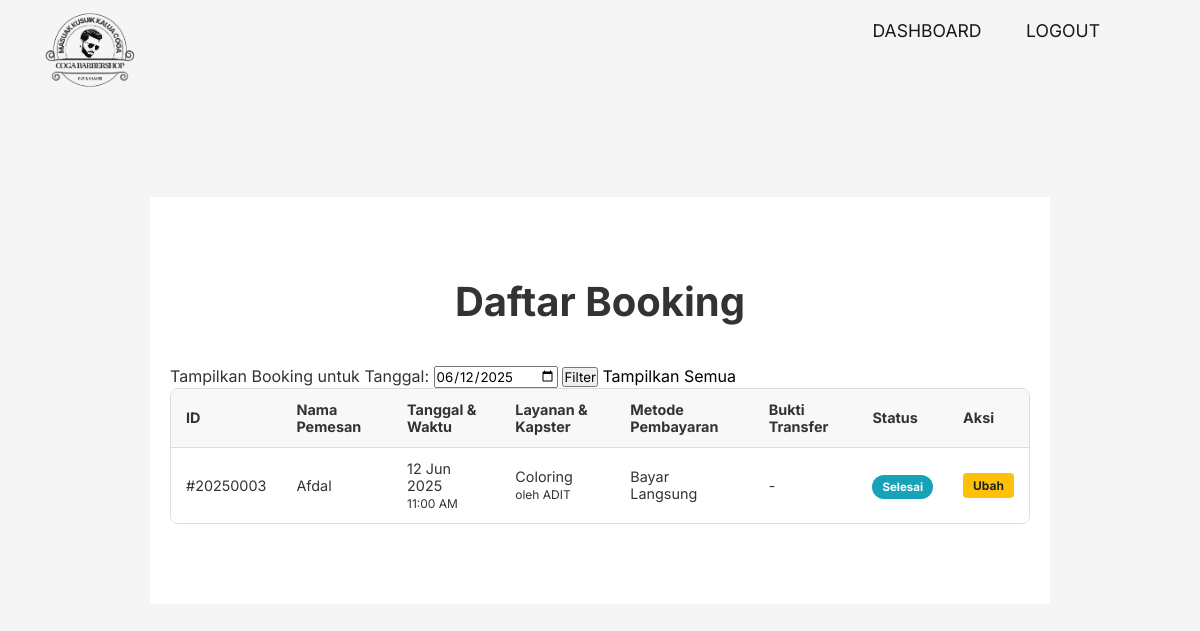
Page /admin_page.php?tanggal=2025-06-12 (signed in) on the committed database.
### tables this page shows
CREATE TABLE `bookings` (
  `id_booking` int(11) NOT NULL,
  `user_id` int(11) NOT NULL,
  `id_service` char(5) NOT NULL,
  `id_kapster` char(5) NOT NULL,
  `id_slot` int(11) NOT NULL,
  `id_metode` int(11) NOT NULL,
  `tanggal_booking` date NOT NULL,
  `total_harga` int(11) NOT NULL,
  `bukti_transfer` varchar(255) DEFAULT NULL,
  `status_booking` enum('Menunggu Konfirmasi','Dikonfirmasi','Selesai','Batal') DEFAULT 'Menunggu Konfirmasi',
  `tanggal_dibuat` timestamp NOT NULL DEFAULT current_timestamp()
);

CREATE TABLE `users` (
  `user_id` int(11) NOT NULL,
  `full_name` varchar(255) NOT NULL,
  `email` varchar(255) NOT NULL,
  `phone_number` varchar(50) DEFAULT NULL,
  `password` varchar(255) NOT NULL,
  `role` enum('user','admin') NOT NULL DEFAULT 'user',
  `created_at` timestamp NOT NULL DEFAULT current_timestamp()
);

CREATE TABLE `slot_waktu` (
  `id_slot` int(11) NOT NULL,
  `jam` time NOT NULL
);

CREATE TABLE `services` (
  `id_service` char(5) NOT NULL,
  `nama_service` varchar(100) NOT NULL,
  `harga` int(11) NOT NULL
);

CREATE TABLE `kapsters` (
  `id_kapster` char(5) NOT NULL,
  `nama_kapster` varchar(100) NOT NULL
);

CREATE TABLE `metode_pembayaran` (
  `id_metode` int(11) NOT NULL,
  `nama_metode` varchar(50) NOT NULL,
  `is_active` tinyint(1) NOT NULL DEFAULT 1
);

### admin_page.php (the view, shortened to what this page needs)
<?php
    require 'koneksi.php';
    $filtered_date = $_GET['tanggal'] ?? '';
    $sql_all_bookings = "SELECT
                            b.id_booking, b.tanggal_booking, b.status_booking, b.bukti_transfer,
                            s.nama_service, k.nama_kapster, sw.jam,
                            u.full_name AS nama_pemesan,
                            mp.nama_metode
                        FROM bookings b
                        JOIN users u ON b.user_id = u.user_id
                        JOIN services s ON b.id_service = s.id_service
                        JOIN kapsters k ON b.id_kapster = k.id_kapster
                        JOIN slot_waktu sw ON b.id_slot = sw.id_slot
                        LEFT JOIN metode_pembayaran mp ON b.id_metode = mp.id_metode";
    if (!empty($filtered_date)) {
        $sql_all_bookings .= " WHERE b.tanggal_booking = ?";
    }
    $sql_all_bookings .= " ORDER BY b.tanggal_booking DESC, sw.jam DESC";
    $stmt = $conn->prepare($sql_all_bookings);
    if (!empty($filtered_date)) {
        $stmt->bind_param("s", $filtered_date);
    }
    $stmt->execute();
    $result = $stmt->get_result();
    $all_bookings = $result->fetch_all(MYSQLI_ASSOC);
?>
<!DOCTYPE html>
<html lang="en">
<head>
    <link rel="stylesheet" href="style.css">
</head>
<body>
    <header>
        <div class="logo-container">
            <img src="gambar/logo.png" alt="Coga Barbershop Logo" class="logo-image">
        </div>
        <nav class="navigation">
            <a href="admin_page.php">DASHBOARD</a>
            <a href="logout.php">LOGOUT</a>
        </nav>
    </header>
    <section class="history-section">
        <div class="container">
            <h2>Daftar Booking</h2>
            <form action="admin_page.php" method="GET" class="filter-form">
                <div class="form-group">
                    <label for="tanggal">Tampilkan Booking untuk Tanggal:</label>
                    <input type="date" id="tanggal" name="tanggal" value="<?php echo htmlspecialchars($filtered_date); ?>">
                    <button type="submit" class="filter-btn">Filter</button>
                    <a href="admin_page.php" class="reset-btn">Tampilkan Semua</a>
                </div>
            </form>
            <div class="table-responsive">
                <table class="history-table">
                    <thead>
                        <tr>
                            <th>ID</th>
                            <th>Nama Pemesan</th>
                            <th>Tanggal & Waktu</th>
                            <th>Layanan & Kapster</th>
                            <th>Metode Pembayaran</th>
                            <th>Bukti Transfer</th>
                            <th>Status</th>
                            <th>Aksi</th>
                        </tr>
                    </thead>
                    <tbody>
                        <?php if (empty($all_bookings)): ?>
                            <tr>
                                <td colspan="8" style="text-align:center;">Tidak ada data booking untuk tanggal yang dipilih.</td>
                            </tr>
                        <?php else: ?>
                            <?php foreach ($all_bookings as $booking): ?>
                                <tr>
                                    <td>#<?php echo $booking['id_booking']; ?></td>
                                    <td><?php echo htmlspecialchars($booking['nama_pemesan']); ?></td>
                                    <td><?php echo date("d M Y", strtotime($booking['tanggal_booking'])); ?><br><small><?php echo date("h:i A", strtotime($booking['jam'])); ?></small></td>
                                    <td><?php echo htmlspecialchars($booking['nama_service']); ?><br><small>oleh <?php echo htmlspecialchars($booking['nama_kapster']); ?></small></td>
                                    <td><?php echo htmlspecialchars($booking['nama_metode'] ?? '-'); ?></td>
                                    <td>
                                        <?php if (!empty($booking['bukti_transfer'])): ?>
                                            <a href="uploads/<?php echo htmlspecialchars($booking['bukti_transfer']); ?>" target="_blank">Lihat Bukti</a>
                                        <?php else: ?>
                                            -
                                        <?php endif; ?>
                                    </td>
                                    <td>
                                        <span class="status-badge status-<?php echo strtolower(str_replace(' ', '-', $booking['status_booking'])); ?>">
                                            <?php echo htmlspecialchars($booking['status_booking']); ?>
                                        </span>
                                    </td>
                                    <td>
                                        <a href="edit_booking.php?id=<?php echo $booking['id_booking']; ?>" class="btn-edit">Ubah</a>
                                    </td>
                                </tr>
                            <?php endforeach; ?>
                        <?php endif; ?>
                    </tbody>
                </table>
            </div>
        </div>
    </section>
</body>
</html>

### style.css (style rules this page uses)
* { margin: 0; padding: 0; box-sizing: border-box; font-family: 'Inter', sans-serif; }
html { scroll-behavior: smooth; }
body { display: flex; flex-direction: column; justify-content: center; align-items: center; min-height: 100vh; background: whitesmoke; }
header { position: fixed; top: 0; left: 0; width: 100%; padding: 20px 100px; display: flex; justify-content: space-between; align-items: center; z-index: 10; background: whitesmoke; backdrop-filter: blur(5px); }
.logo-container { display: flex; align-items: center; }
.logo-image { position: absolute; left: 40px; top: 0px; width: 100px; height: 100px; }
.navigation a { position: relative; font-size: 1.1em; color: rgba(0, 0, 0, 0.9); text-decoration: none; font-weight: 400; margin-left: 40px; }
.navigation a::after { content: ''; position: absolute; left: 0; bottom: -6px; width: 100%; height: 2px; background: rgba(0, 0, 0, 0.9); border-radius: 5px; transform: scaleX(0); transform-origin: right; transition: transform .5s; }
.history-section { padding: 80px 0; background-color: #fff; color: #333; }
.history-section .container { max-width: 900px; margin: 0 auto; padding: 0 20px; }
.history-section h2 { text-align: center; font-size: 2.5em; margin-bottom: 40px; color: #333; }
.table-responsive { overflow-x: auto; border: 1px solid #ddd; border-radius: 8px; }
.history-table { width: 100%; border-collapse: collapse; margin-top: 0; font-size: 0.9em; background-color: #fff; }
.history-table th, .history-table td { padding: 12px 15px; border-bottom: 1px solid #ddd; text-align: left; vertical-align: middle; }
.history-table tbody tr:last-child td { border-bottom: none; }
.history-table thead tr { background-color: #f8f8f8; color: #333; font-weight: bold; }
.status-badge { padding: 5px 10px; border-radius: 15px; font-size: 0.8em; color: #fff; font-weight: bold; white-space: nowrap; }
.status-badge.status-selesai { background-color: #17a2b8; }
.reset-btn { color: black; text-decoration: none; }

### admin_page.php (style rules this page uses)
.btn-edit { display: inline-block; background-color: #ffc107; color: #212529; padding: 5px 10px; border-radius: 4px; text-decoration: none; font-size: 12px; font-weight: bold; }

### rows in the picture
bookings: id_booking "20250003", user.full_name "Afdal", tanggal_booking "12 Jun 2025", id_slot.jam "11:00 AM", id_service.nama_service "Coloring", id_kapster.nama_kapster "ADIT", id_metode.nama_metode "Bayar Langsung", status_booking "Selesai"
